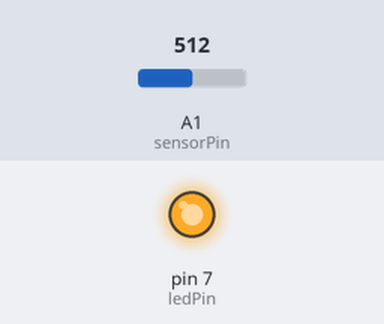
Simulated run of this sketch. Board: Arduino Uno, built with avr-gcc and run on an emulated ATmega328P. Shown: output pins drawn as LEDs (lit = HIGH). The test bench sets the inputs (shaded band); at power-on: A1 (sensorPin) = 512. What the sketch prints to the serial monitor is not drawn.

Above: at 0.1 s.
Timing chart, 0 to 1.6 s (numbered marks = the images above):
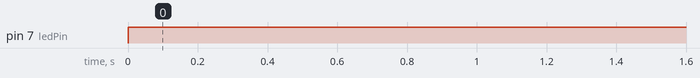

Measured:
- by itself, pin 7 (ledPin): LOW → HIGH at 0.00 s

The sketch:

lightsensor.ino
```cpp
//KY018 Photo resistor module

int sensorPin = A1; // select the input pin for the potentiometer
int ledPin = 7; // select the pin for the LED
int sensorValue = 0; // variable to store the value coming from the sensor

void setup() {
  pinMode(ledPin, OUTPUT);
  Serial.begin(9600);
}
void loop() {
  digitalWrite(ledPin, HIGH);
  sensorValue = analogRead(sensorPin);
  Serial.println(sensorValue, DEC);
}
```
